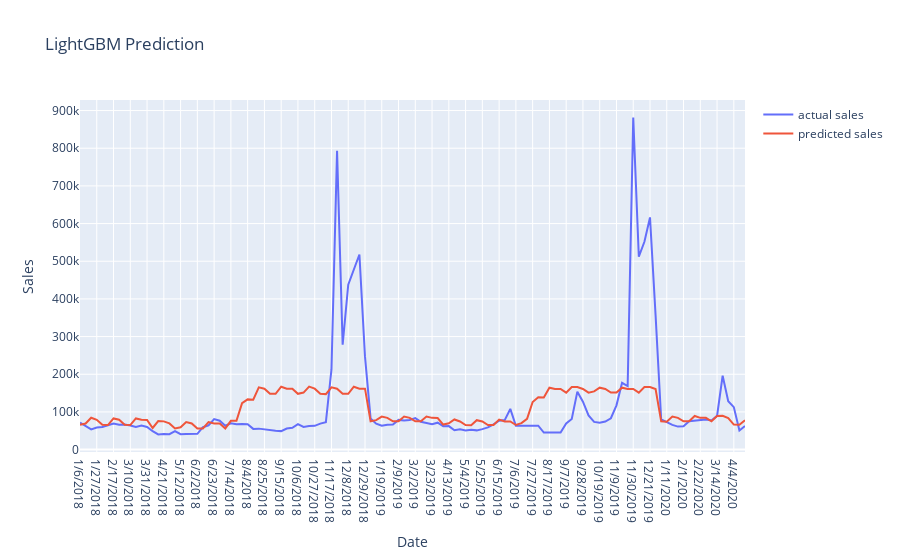

Notebook source saved alongside this figure:
### Code cell
gbm_sc = []
for values in ['actual sales', 'predicted sales']:
    current_sales = gbm_df[values]
    gbm_sc.append(go.Scatter(x = gbm_df['Date'], y=current_sales, name=(values)))

layout = go.Layout(title = 'LightGBM Prediction', xaxis = dict(title = 'Date'), yaxis = dict(title = 'Sales'))
fig = go.Figure(data = gbm_sc, layout=layout)
iplot(fig)
